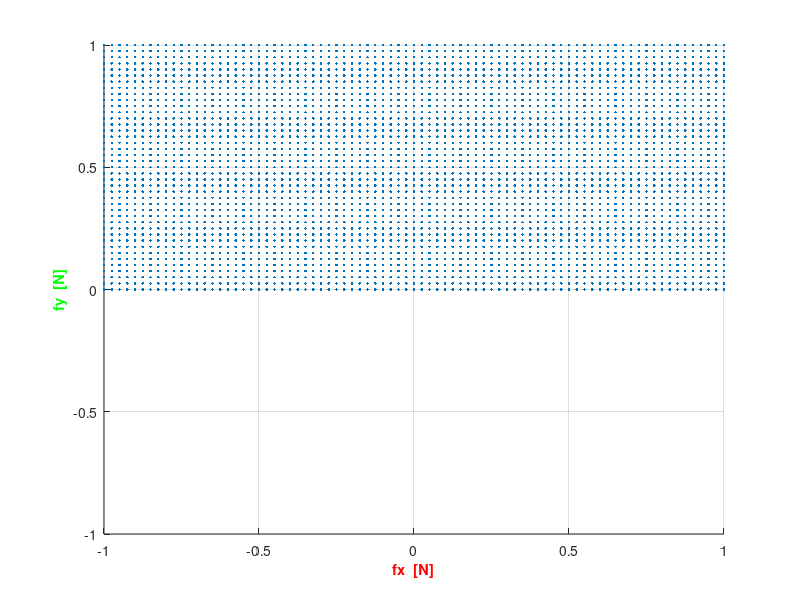

The MATLAB script that drew this image:
% ３次元のプログラム　テスト用コード

clear;

f1 = 1;
f2 = 1;
f3 = 1;

l1 = [5.0, 14.271, 0.0];
l2 = [-5.0, 27.5, 0.0];
l3 = [7.5, 30.0, 0.0];

l1 = l1 / 1000;
l2 = l2 / 1000;
l3 = l3 / 1000;

A = [-1 1 0;
     0 0 1;
     l1(2) -l2(2) l3(1)];

wrench_point = [];

for i = 0:0.025:1.0
    for j = 0:0.025:1.0
        for k = 0:0.025:1.0
            edit_f1 = i*f1;
            edit_f2 = j*f2;
            edit_f3 = k*f3;

            all_f1 = [edit_f1; 0; 0];
            all_f2 = [0; edit_f2; 0];
            all_f3 = [0; 0; edit_f3];

            ans_f1 = A *  all_f1;
            ans_f2 = A * all_f2;
            ans_f3 = A * all_f3;

            wrench1 = [ans_f1(1) ans_f1(2) ans_f1(3)];
            wrench2 = [ans_f2(1) ans_f2(2) ans_f2(3)];
            wrench3 = [ans_f3(1) ans_f3(2) ans_f3(3)];
            wrench = wrench1 + wrench2 + wrench3;

            wrench_point = [wrench_point; wrench];
        end
    end
end

figure;

hold on;
grid on;

%グラフの範囲を設定
xlim([-1, 1]);
ylim([-1, 1]);
zlim([-0.03, 0.03]);

%ラベルの描画
xlabel('fx  [N]', 'FontSize', 10.5, 'FontWeight', 'bold', 'Color', 'r');
ylabel('fy  [N]', 'FontSize', 10.5, 'FontWeight', 'bold', 'Color', 'g');
zlabel('ω  [Nm]', 'FontSize', 10.5, 'FontWeight', 'bold', 'Color', 'b');

plot3(wrench_point(:, 1), wrench_point(:, 2), wrench_point(:, 3), '.');

hold off;